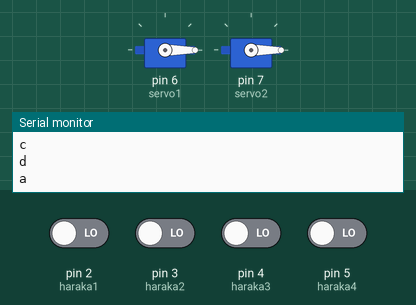
The sketch below on a simulated Arduino Uno, built with avr-gcc and run on an emulated ATmega328P. Shown: 2 × servo, the last lines printed to the serial monitor. The test bench sets the inputs (shaded band); at power-on: pin 2 (haraka1), pin 3 (haraka2), pin 4 (haraka3), pin 5 (haraka4) LOW.

Above: at 4.8 s.
4.9 s: pin 2 (haraka1) driven HIGH
At 10.7 s:
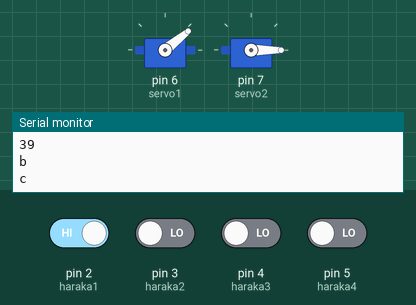
11.0 s: pin 4 (haraka3) driven HIGH
At 17.0 s:
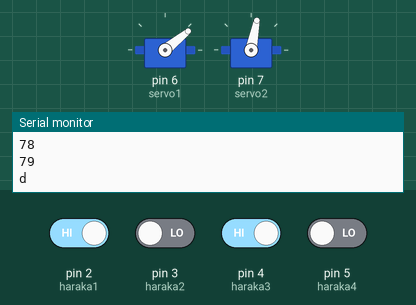
17.1 s: pin 3 (haraka2) driven HIGH
At 21.8 s:
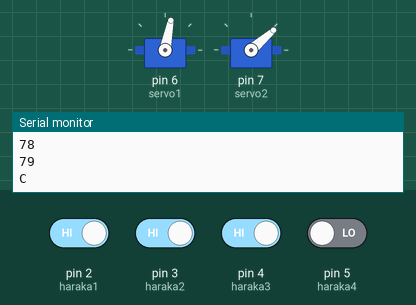
22.5 s: pin 2 (haraka1) driven LOW
At 27.2 s:
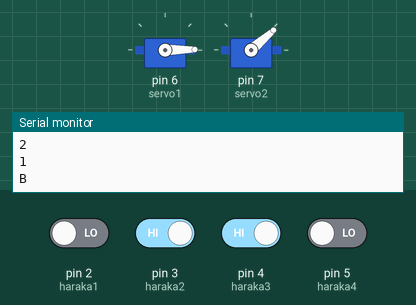
28.6 s: pin 5 (haraka4) driven HIGH
34.7 s: pin 4 (haraka3) driven LOW
Timing chart, 0 to 41.7 s (numbered marks = the images above; inputs shaded):
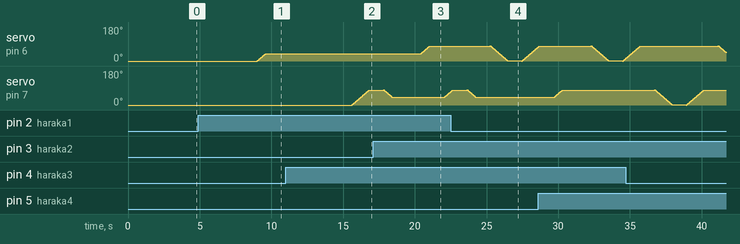

Measured:
- after the input at 4.9 s, servo on pin 6 (servo1): moves from 0° to 39° over 0.58 s, starting after 4.1 s
- after the input at 11.0 s, servo on pin 7 (servo2): moves from 0° to 79° over 1.2 s, starting after 4.6 s
- after the input at 17.1 s, servo on pin 6 (servo1): moves from 39° to 79° over 0.61 s, starting after 3.3 s
- after the input at 22.5 s, servo on pin 7 (servo2): goes on until 24.3 s, then stays 41°

The sketch:

final_finger.ino
```cpp
#include <Servo.h>

Servo servo1,servo2;
int daraga = 0,daraga2=0;
const int haraka1 = 2;
const int haraka2  =3;
const int haraka3 = 4;
const int haraka4 = 5;

void setup() {

  Serial.begin(9600);

  //pin to servo
  servo1.attach(6);
  servo1.write(0);
  servo2.attach(7);
  servo2.write(0);

  pinMode(haraka1, INPUT);
  pinMode(haraka2, INPUT);
  pinMode(haraka3, INPUT);
  pinMode(haraka4, INPUT);
}

void loop() {

      //FIRST FINGER
      if(digitalRead(haraka1) == HIGH)
      {
       Serial.println("A");
       delay(1000);

       for (daraga =daraga; daraga <40; daraga += 1) {
       servo1.write(daraga);
       delay(15);
       Serial.println(daraga);
        }

      }

      else if(digitalRead(haraka1) == LOW)
      {
       Serial.println("a");
       delay(1000);

       for (daraga =daraga; daraga >0; daraga -= 1) {
       servo1.write(daraga);
       delay(15);
       Serial.println(daraga);
         }

      }

        if(digitalRead(haraka2) == HIGH)
      {
       Serial.println("B");
       delay(1000);

       for (daraga =daraga; daraga <80; daraga += 1) {
      servo1.write(daraga);
      delay(15);
      Serial.println(daraga);
          }
     }

     else if(digitalRead(haraka2) == LOW)
      {
       Serial.println("b");
       delay(1000);
      for (daraga =daraga; daraga >40; daraga -= 1) {
     servo1.write(daraga);
      delay(15);
     Serial.println(daraga);
}

}


       //SECOND FINGER
       if(digitalRead(haraka3) == HIGH)
      {
       Serial.println("C");
       delay(1000);
       for (daraga2 =daraga2; daraga2 <80; daraga2 += 1) {
       servo2.write(daraga2);
       delay(15);
       Serial.println(daraga2);
        }

      }

      else if(digitalRead(haraka3) == LOW)
      {
       Serial.println("c");
       delay(1000);
       for (daraga2 =daraga2; daraga2 >0; daraga2 -= 1) {
       servo2.write(daraga2);
       delay(15);
       Serial.println(daraga2);
          }

      }

        if(digitalRead(haraka4) == HIGH)
      {
       Serial.println("D");
       delay(1000);
       for (daraga2 =daraga2; daraga2 <80; daraga2 += 1) {
       servo2.write(daraga2);
       delay(15);
       Serial.println(daraga2);
        }
}

 else if(digitalRead(haraka4) == LOW)
      {
       Serial.println("d");
       delay(1000);
       for (daraga2 =daraga2; daraga2 >40; daraga2 -= 1) {
       servo2.write(daraga2);
       delay(15);
      Serial.println(daraga2);
           }

}
}
```
